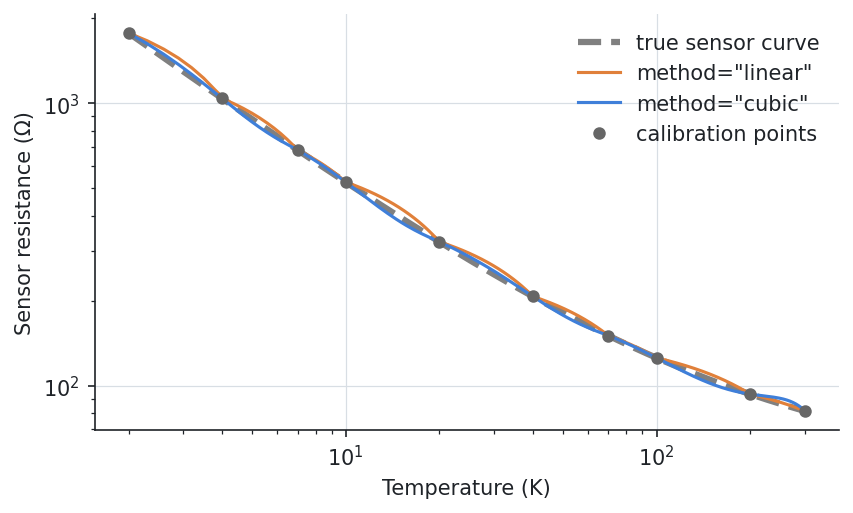

Reproduce this figure in Python.
from _data import calibration

# --8<-- [start:example]
import numpy as np
import quantalyze as qz

grid = np.linspace(2, 300, 1000)
linear = qz.interpolate(calibration, "temperature", onto=grid)  # method="linear" is the default
cubic = qz.interpolate(calibration, "temperature", onto=grid, method="cubic")

print(cubic.iloc[::200])
# --8<-- [end:example]

import matplotlib.pyplot as plt

fig, ax = plt.subplots()
ax.loglog(grid, 50 + 3000 / grid**0.8, "--", color="0.5", lw=3, label="true sensor curve")
ax.loglog(linear.temperature, linear.sensor_resistance, color="C1", label='method="linear"')
ax.loglog(cubic.temperature, cubic.sensor_resistance, color="C0", label='method="cubic"')
ax.loglog(calibration.temperature, calibration.sensor_resistance, "o", color="0.4", ms=5, label="calibration points")
ax.set(xlabel="Temperature (K)", ylabel="Sensor resistance (Ω)")
ax.legend()
